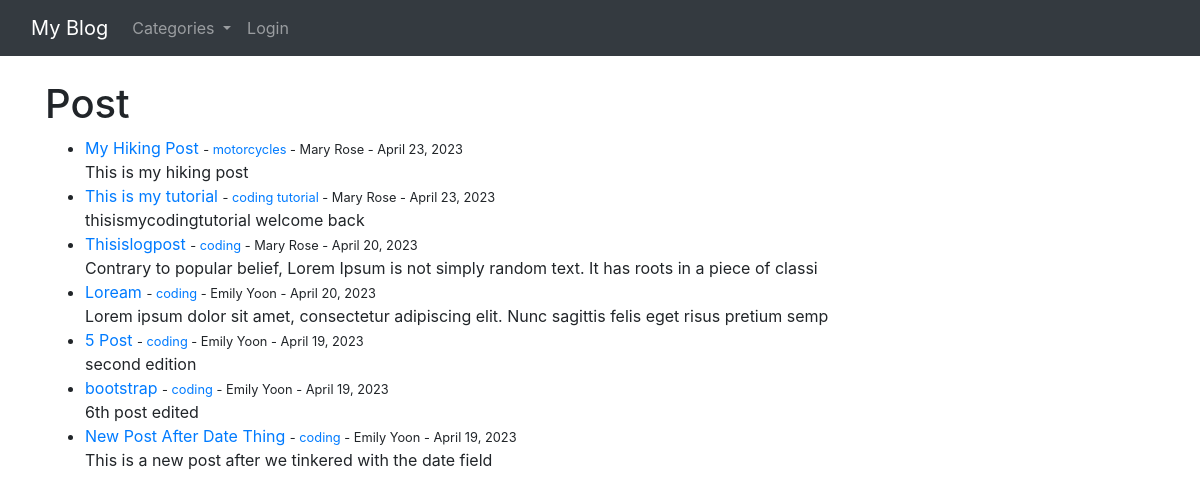
Page /comments/ on the committed database.
### theblog/models.py (models this page shows, shortened)
class Post(models.Model):
    title=models.CharField(max_length=255)
    title_tag=models.CharField(max_length=255)
    author=models.ForeignKey(User, on_delete=models.CASCADE)
    body=models.TextField()
    post_date=models.DateField(auto_now_add=True)
    category=models.CharField(max_length=255, default='coding')

### theblog/views.py (the view)
# urls.py: path('', CommentView.as_view(), name='comment'),
class CommentView(ListView):
    model=Post
    template_name='comment.html'
    ordering=['-post_date']
    def get_context_data(self, *args, **kwargs):
        cat_menu=Category.objects.all()
        context=super(CommentView, self).get_context_data(*args, **kwargs)
        context["cat_menu"]=cat_menu
        return context

### theblog/models.py (called while the page is built)
    def __str__(self):
        return self.name

### theblog/templates/comment.html (shortened to what this page needs)
{% extends 'base.html'%}
{% block content %}
<h1>Post</h1>
<ul>
{% for post in object_list %}
    <li><a href="{% url 'article-detail' post.pk%}">{{ post.title }}</a>
    <small>
        - <a href="{% url 'category' post.category|slugify %}">{{ post.category }}</a>
        - {{ post.author.first_name }}
        {{ post.author.last_name }}
        - {{ post.post_date }}
    </small>
    <br/>
    {{ post.body | slice:":100" | safe}}</li>
{% endfor %}
</ul>
{% endblock %}

### theblog/templates/base.html (shortened to what this page needs)
<!doctype html>
<html lang="en">
  <head>
    <link rel="stylesheet" href="https://cdn.jsdelivr.net/npm/bootstrap@4.4.1/dist/css/bootstrap.min.css">
  </head>
  <body>
    <nav class="navbar navbar-expand-lg navbar-dark bg-dark">
        <div class="container-fluid">
          <a class="navbar-brand" href="{% url 'comment' %}">My Blog</a>
          <div class="collapse navbar-collapse" id="navbarSupportedContent">
            <ul class="navbar-nav me-auto mb-2 mb-lg-0">
              {% if cat_menu %}
              <li class="nav-item dropdown">
                <a class="nav-link dropdown-toggle" href="#" id="navbarDropdown" role="button" data-toggle="dropdown" aria-haspopup="true" aria-expanded="false">
                  Categories
                </a>
              </li>
              {% else %}
              <li class="nav-item">
                <a class="nav-link" href="{% url 'category-list' %}">
                  Categories
                </a>
              </li>
              {% endif %}
              {% if user.is_authenticated %}
                <li class="nav-item">
                  <a class="nav-link" href="{% url 'add_post' %}">Add Post</a>
                </li>
                <li class="nav-item">
                  <a class="nav-link" href="{% url 'add_category' %}">Add Category</a>
                </li>
                <li class="nav-item">
                  <a class="nav-link" href="{% url 'logout' %}">Logout</a>
                </li>
              {% else %}
                <li class="nav-item">
                  <a class="nav-link" href="{% url 'login' %}">Login</a>
                </li>
              {% endif %}
            </ul>
          </div>
        </div>
    </nav>
    <br/>
    <div class="container">
        {% block content %}
        {% endblock %}
    </div>
  </body>
</html>

### rows in the picture
Post: title "My Hiking Post", category "motorcycles", author.first_name "Mary", author.last_name "Rose", post_date "April 23, 2023", body "This is my hiking post"
Post: title "This is my tutorial", category "coding tutorial", author.first_name "Mary", author.last_name "Rose", post_date "April 23, 2023", body "thisismycodingtutorial welcome back"
Post: title "Thisislogpost", category "coding", author.first_name "Mary", author.last_name "Rose", post_date "April 20, 2023", body "Contrary to popular belief, Lorem Ipsum is not simply random text. It has roots in a piece of classi"
Post: title "Loream", category "coding", author.first_name "Emily", author.last_name "Yoon", post_date "April 20, 2023", body "Lorem ipsum dolor sit amet, consectetur adipiscing elit. Nunc sagittis felis eget risus pretium semp"
Post: title "5 Post", category "coding", author.first_name "Emily", author.last_name "Yoon", post_date "April 19, 2023", body "second edition"
Post: title "bootstrap", category "coding", author.first_name "Emily", author.last_name "Yoon", post_date "April 19, 2023", body "6th post edited"
Post: title "New Post After Date Thing", category "coding", author.first_name "Emily", author.last_name "Yoon", post_date "April 19, 2023", body "This is a new post after we tinkered with the date field"
